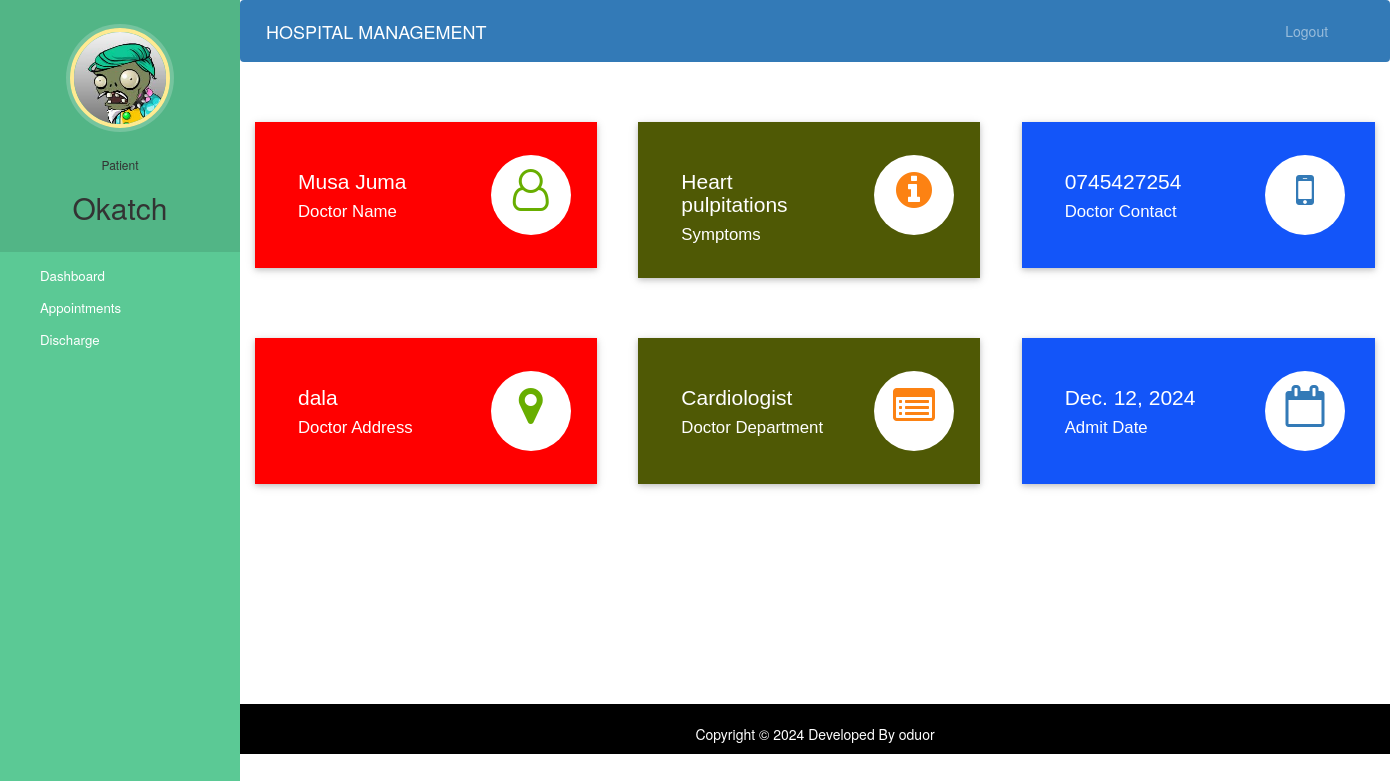
Page /patient-dashboard (signed in) on the committed database.
### hospital/models.py (models this page shows, shortened)
class Patient(models.Model):
    user=models.OneToOneField(User,on_delete=models.CASCADE)
    profile_pic= models.ImageField(upload_to='profile_pic/PatientProfilePic/',null=True,blank=True)
    address = models.CharField(max_length=40)
    mobile = models.CharField(max_length=20,null=False)
    symptoms = models.CharField(max_length=100,null=False)
    assignedDoctorId = models.PositiveIntegerField(null=True)
    admitDate=models.DateField(auto_now=True)
    status=models.BooleanField(default=False)

class Doctor(models.Model):
    user=models.OneToOneField(User,on_delete=models.CASCADE)
    profile_pic= models.ImageField(upload_to='profile_pic/DoctorProfilePic/',null=True,blank=True)
    address = models.CharField(max_length=40)
    mobile = models.CharField(max_length=20,null=True)
    department= models.CharField(max_length=50,choices=departments,default='Cardiologist')
    status=models.BooleanField(default=False)
    @property
    def get_name(self):
        return self.user.first_name+" "+self.user.last_name

### hospital/views.py (the view)
# urls.py: path('patient-dashboard', views.patient_dashboard_view,name='patient-dashboard'),
@login_required(login_url='patientlogin')
@user_passes_test(is_patient)
def patient_dashboard_view(request):
    patient=models.Patient.objects.get(user_id=request.user.id)
    doctor=models.Doctor.objects.get(user_id=patient.assignedDoctorId)
    mydict={
    'patient':patient,
    'doctorName':doctor.get_name,
    'doctorMobile':doctor.mobile,
    'doctorAddress':doctor.address,
    'symptoms':patient.symptoms,
    'doctorDepartment':doctor.department,
    'admitDate':patient.admitDate,
    }
    return render(request,'hospital/patient_dashboard.html',context=mydict)

### hospital/views.py (called while the page is built)
def is_patient(user):
    return user.groups.filter(name='PATIENT').exists()

### templates/hospital/patient_dashboard.html
{% extends 'hospital/patient_base.html' %}
{% load static %}
{% block content %}
{%include 'hospital/patient_dashboard_cards.html'%}
<br><br><br><br>
{% endblock content %}

### templates/hospital/patient_base.html (shortened to what this page needs)
<!DOCTYPE html>
{% load static %}
<html lang="en">
<head>
  <link rel="stylesheet" href="https://stackpath.bootstrapcdn.com/bootstrap/4.3.1/css/bootstrap.min.css">
  <link rel="stylesheet" href="https://maxcdn.bootstrapcdn.com/font-awesome/4.7.0/css/font-awesome.min.css">
</head>
<body>
  <nav class="menu" tabindex="0">
    <header class="avatar">
      <img src="{% static patient.profile_pic.url %}" alt="Profile Pic" />
      <br><br>
      <h6>Patient</h6>
      <h2>{{request.user.first_name}}</h2>
    </header>
    <ul>
      <li tabindex="0" class="icon-dashboard"> <a style="color:white; text-decoration:none;" href="/patient-dashboard"><span>Dashboard</span></a> </li>
      <li tabindex="0" class="icon-calendar"> <a style="color:white; text-decoration:none;" href="/patient-appointment"><span>Appointments</span></a></li>
      <li tabindex="0" class="icon-users"> <a style="color:white; text-decoration:none;" href="/patient-discharge"><span>Discharge</span></a></li>
    </ul>
  </nav>
  <main>
    <div class="bs-example">
      <nav class="navbar navbar-expand-md  navbar-dark fixed-top" style="background:#337AB7;">
        <a href="/patient-dashboard" class="navbar-brand">HOSPITAL MANAGEMENT</a>
        <div class="collapse navbar-collapse justify-content-between" id="navbarCollapse">
          <div class="navbar-nav" style=" margin-left: 90%;">
            <a href="/logout" class="nav-item nav-link">Logout</a>
          </div>
        </div>
      </nav>
    </div>
    <br><br>
    {% block content %}
    {% endblock content %}
    <br><br><br><br><br><br><br>
    <footer>
      <br>
      <div class="container">
        <div class="row">
          <div class="col-md-12 col-sm-12">
            <div style="color:#ffffff;" class="wow fadeInUp footer-copyright">
              <p>
                Copyright &copy; 2024 Developed By oduor </p>
            </div>
          </div>
        </div>
      </div>
    </footer>
  </main>
</body>
</html>

### templates/hospital/patient_dashboard_cards.html (shortened to what this page needs)
<!DOCTYPE html>
<html lang="en" dir="ltr">
<head>
  <link rel="stylesheet" href="https://maxcdn.bootstrapcdn.com/bootstrap/3.4.1/css/bootstrap.min.css">
  <link rel="stylesheet" href="https://cdnjs.cloudflare.com/ajax/libs/font-awesome/4.7.0/css/font-awesome.min.css">
</head>
<body>
  <div class="market-updates">
    <div class="col-md-4 market-update-gd">
      <div class="market-update-block clr-block-1">
        <div class="col-md-8 market-update-left">
          <h3>{{doctorName}}</h3>
          <h4>Doctor Name</h4>
        </div>
        <div class="col-md-4 market-update-right">
          <i class="fa fa-user-o"> </i>
        </div>
        <div class="clearfix"> </div>
      </div>
    </div>
    <div class="col-md-4 market-update-gd">
      <div class="market-update-block clr-block-2">
        <div class="col-md-8 market-update-left">
          <h3>{{symptoms}}</h3>
          <h4>Symptoms</h4>
        </div>
        <div class="col-md-4 market-update-right">
          <i class="fa fa-info-circle"></i>
        </div>
        <div class="clearfix"> </div>
      </div>
    </div>
    <div class="col-md-4 market-update-gd">
      <div class="market-update-block clr-block-3">
        <div class="col-md-8 market-update-left">
          <h3>{{doctorMobile}}</h3>
          <h4>Doctor Contact</h4>
        </div>
        <div class="col-md-4 market-update-right">
          <i class="fa fa-mobile" aria-hidden="true"></i>
        </div>
        <div class="clearfix"> </div>
      </div>
    </div>
  </div>
  <br><br><br>
  <div class="market-updates">
    <div class="col-md-4 market-update-gd">
      <div class="market-update-block clr-block-1">
        <div class="col-md-8 market-update-left">
          <h3>{{doctorAddress}}</h3>
          <h4>Doctor Address</h4>
        </div>
        <div class="col-md-4 market-update-right">
          <i class="fa fa-map-marker"> </i>
        </div>
        <div class="clearfix"> </div>
      </div>
    </div>
    <div class="col-md-4 market-update-gd">
      <div class="market-update-block clr-block-2">
        <div class="col-md-8 market-update-left">
          <h3>{{doctorDepartment}}</h3>
          <h4>Doctor Department</h4>
        </div>
        <div class="col-md-4 market-update-right">
          <i class="fa fa-list-alt"></i>
        </div>
        <div class="clearfix"> </div>
      </div>
    </div>
    <div class="col-md-4 market-update-gd">
      <div class="market-update-block clr-block-3">
        <div class="col-md-8 market-update-left">
          <h3>{{admitDate}}</h3>
          <h4>Admit Date</h4>
        </div>
        <div class="col-md-4 market-update-right">
          <i class="fa fa-calendar-o" aria-hidden="true"></i>
        </div>
        <div class="clearfix"> </div>
      </div>
    </div>
  </div>
</body>
</html>

### templates/hospital/patient_base.html (style rules this page uses)
a:link { text-decoration: none; }
a { color: white; }
footer { padding: 0px 0px 0px 0px; background-color: black; margin: 0px; }
.fa { font-size: 23px; width: 60px; text-align: center; text-decoration: none; margin: 5px 2px; border-radius: 50%; }
p { text-align: center; }
body { padding-left: 240px; }
main { position: relative; height: 100vh; }
.menu { background: #5bc995; height: 100vh; width: 240px; position: fixed; top: 0px; left: 0; z-index: 5; outline: none; }
.menu .avatar { background: rgba(0, 0, 0, 0.1); padding: 2em 0.5em; text-align: center; }
.menu .avatar img { width: 100px; border-radius: 50%; overflow: hidden; border: 4px solid #ffea92; box-shadow: 0 0 0 4px rgba(255, 255, 255, 0.2); }
.menu .avatar h2 { font-weight: normal; margin-bottom: 0; }
.menu ul { list-style: none; padding: 0.5em 0; margin: 0; }
.menu ul li { padding: 0.5em 1em 0.5em 3em; font-size: 0.95em; font-weight: regular; background-repeat: no-repeat; background-position: left 15px center; background-size: auto 20px; transition: all 0.15s linear; cursor: pointer; }
.menu ul li.icon-dashboard { background-image: url("http://www.entypo.com/images//gauge.svg"); }
.menu ul li.icon-users { background-image: url("http://www.entypo.com/images//users.svg"); }
.menu ul li.icon-calendar { background-image: url("http://www.entypo.com/images//calendar.svg"); }

### templates/hospital/patient_dashboard_cards.html (style rules this page uses)
.market-update-block { padding: 2em 2em; background: #999; }
.market-update-block h3 { color: #fff; font-size: 1.5em; font-family: 'Carrois Gothic', sans-serif; }
.market-update-block h4 { font-size: 1.2em; color: #fff; margin: 0.3em 0em; font-family: 'Carrois Gothic', sans-serif; }
.market-update-block.clr-block-1 { background: #ff0000; margin-right: 0.8em; box-shadow: 0 2px 5px 0 rgba(0, 0, 0, 0.16), 0 2px 10px 0 rgba(0, 0, 0, 0.12); transition: 0.5s all; -webkit-transition: 0.5s all; -moz-transition: 0.5s all; -o-transition: 0.5s all; }
.market-update-block.clr-block-2 { background: #4f5905; margin-right: 0.8em; box-shadow: 0 2px 5px 0 rgba(0, 0, 0, 0.16), 0 2px 10px 0 rgba(0, 0, 0, 0.12); transition: 0.5s all; -webkit-transition: 0.5s all; -moz-transition: 0.5s all; -o-transition: 0.5s all; }
.market-update-block.clr-block-3 { background: #1355f9; box-shadow: 0 2px 5px 0 rgba(0, 0, 0, 0.16), 0 2px 10px 0 rgba(0, 0, 0, 0.12); transition: 0.5s all; -webkit-transition: 0.5s all; -moz-transition: 0.5s all; -o-transition: 0.5s all; }
.market-update-right i.fa.fa-user-o, i.fa.fa-map-marker { font-size: 3em; color: #68AE00; width: 80px; height: 80px; background: #fff; text-align: center; border-radius: 49px; -webkit-border-radius: 49px; -moz-border-radius: 49px; -o-border-radius: 49px; line-height: 1.7em; }
.market-update-right i.fa.fa-info-circle, i.fa.fa-list-alt { font-size: 3em; color: #FC8213; width: 80px; height: 80px; background: #fff; text-align: center; border-radius: 49px; -webkit-border-radius: 49px; -moz-border-radius: 49px; -o-border-radius: 49px; line-height: 1.7em; }
.market-update-right i.fa.fa-mobile, i.fa.fa-calendar-o { font-size: 3em; color: #337AB7; width: 80px; height: 80px; background: #fff; text-align: center; border-radius: 49px; -webkit-border-radius: 49px; -moz-border-radius: 49px; -o-border-radius: 49px; line-height: 1.7em; }
.market-update-left { padding: 0px; }

### rows in the picture
Patient: profile_pic (picture), symptoms "Heart pulpitations", admitDate "Dec. 12, 2024"
Doctor: mobile "0745427254", address "dala", department "Cardiologist"

### other values in the picture
{{ request.user.first_name }} "Okatch"
{{ doctorName }} "Musa Juma"
